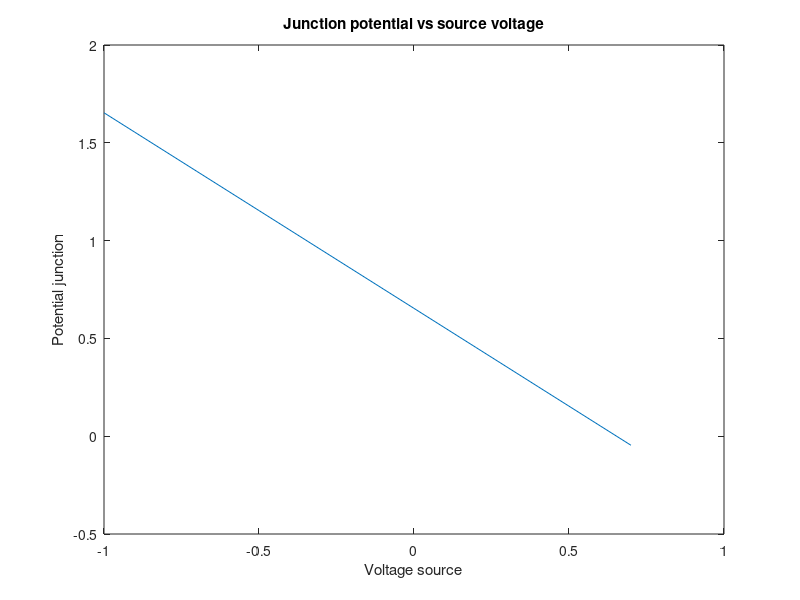

MATLAB code to generate this figure:
t = 300;
k=1.38e-23;
na = 1.0e17;
nd = 1.0e14;
q=1.602e-19;
nisq = 1.04e20;
vc = (k*t/q)*(log(na*nd/nisq));
vs = -1.0:0.1:0.7;
disp(vc);
diff_pot = vc-vs;
plot(vs,diff_pot)
title('Junction potential vs source voltage')
xlabel('Voltage source')
ylabel('Potential junction')